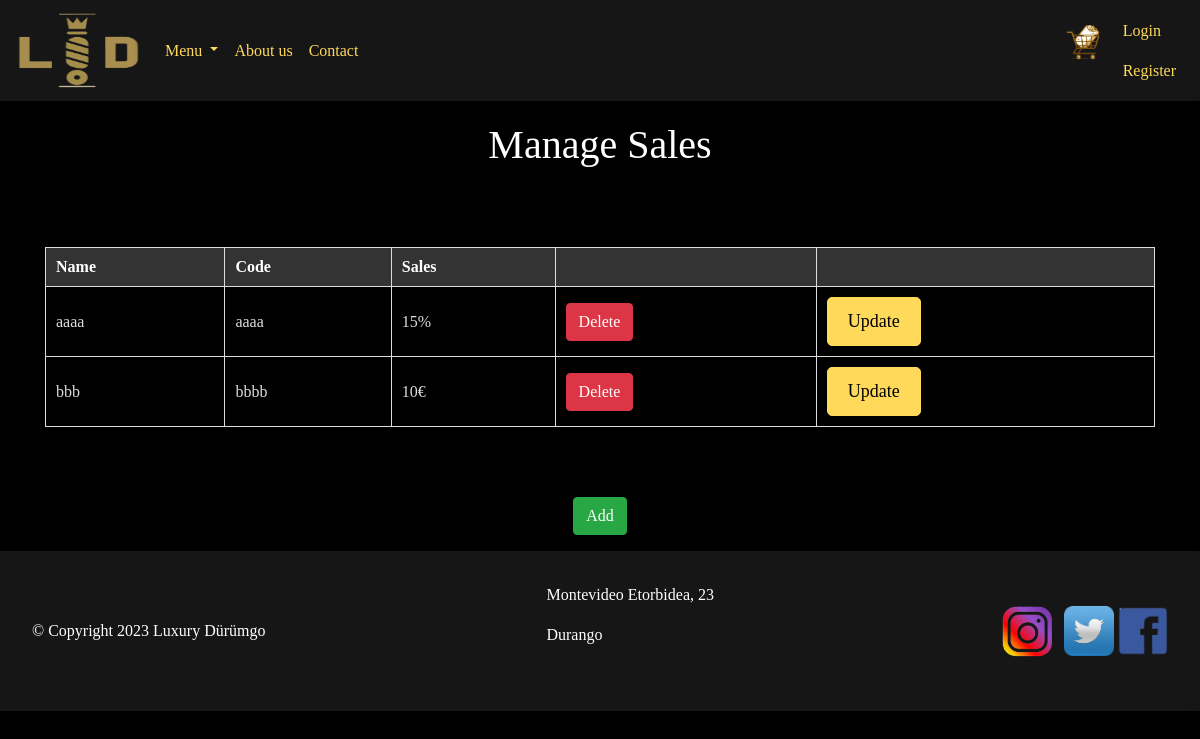
/managedeskontuak/, run on the app's committed database.
### web/models.py (models this page shows)
class Deskontua(models.Model):
    izena = models.CharField(max_length=100,blank=False)
    kodigoa = models.CharField(max_length=100,blank=False)
    deskontua = models.CharField(max_length=100,blank=False)

### web/views.py (the view)
# urls.py: path('managedeskontuak/', views.managedeskontuak, name='managedeskontuak'),
def managedeskontuak(request):
    deskontuak = Deskontua.objects.all()
    izena = request.session.get('izena', '')
    user_id = request.session.get('id')
    perfil = request.session.get('perfil')
    context = {
        'izena': izena,
        'user_id': user_id,
        'perfil': perfil,
        'deskontuak':deskontuak
    }
    return render(request, 'managedeskontuak.html',context)

### web/templates/managedeskontuak.html
{% extends 'base.html' %}
{% load static %}
    {% block style %}
    <link rel="stylesheet" href="../static/css/styles.css">
    <link rel="stylesheet" href="../static/css/deskontuak.css">
    <link rel="stylesheet" href="../static/css/updateprofile.css">
    {% endblock %}
    {% block content %}
<h1 style="color: white">Manage Sales</h1>
<div class="container">
    <table class="custom-table">
        <thead>
            <tr>
                <th style="color: white">Name</th>
                <th style="color: white">Code</th>
                <th style="color: white">Sales</th>
                <th></th>
                <th></th>
            </tr>
        </thead>
        <tbody>
            {% for deskontua in deskontuak %}
            <tr>
                <td>{{ deskontua.izena }}</td>
                <td>{{ deskontua.kodigoa }}</td>
                <td>{{ deskontua.deskontua }}</td>
                <td><a class="btn btn-danger" href="{% url 'deletedeskontuak' deskontua.id %}">Delete</a></td>
                <td><a class="btn btn-primary" href="{% url 'updatedeskontuak' deskontua.id %}">Update</a></td>
            </tr>
            {% endfor %}
        </tbody>
    </table>
</div>
    <a class="btn btn-success" href="{% url 'adddeskontuak' %}">Add</a>
    {% endblock %}

### web/static/css/styles.css (style rules this page uses)
* { margin: 0; padding: 0; box-sizing: border-box; }
body { display: flex; flex-direction: column; align-items: center; min-height: 100vh; background-color: #000000; font-family: "luxurious roman", serif; margin: 0; padding: 0; }
.btn-primary { background-color: #FFD95A; border: 1px solid #FFD95A; border-radius: 5px; padding: 10px 20px; font-size: 18px; color: #000000;; transition: background-color 0.3s ease; font-family: "luxurious roman", serif; }

### web/static/css/deskontuak.css (style rules this page uses)
.custom-table { width: 100%; border-collapse: collapse; margin: 20px 0; color: #ddd; }
.custom-table thead { background-color: #333; color: #fff; }
.custom-table th, .custom-table td { padding: 10px; border: 1px solid #ddd; text-align: left; }

### web/static/css/updateprofile.css (style rules this page uses)
body { display: flex; align-items: center; background-color: #000000; min-height: 100vh; }
.container { margin-top: 50px; margin-bottom: 50px; }
.btn-primary { background-color: #FFD95A; border: 1px solid #FFD95A; border-radius: 5px; padding: 10px 20px; font-size: 18px; color: #000000;; transition: background-color 0.3s ease; font-family: "luxurious roman", serif; }

### data on the page
Deskontua: izena "aaaa", kodigoa "aaaa", deskontua "15%"
Deskontua: izena "bbb", kodigoa "bbbb", deskontua "10€"
